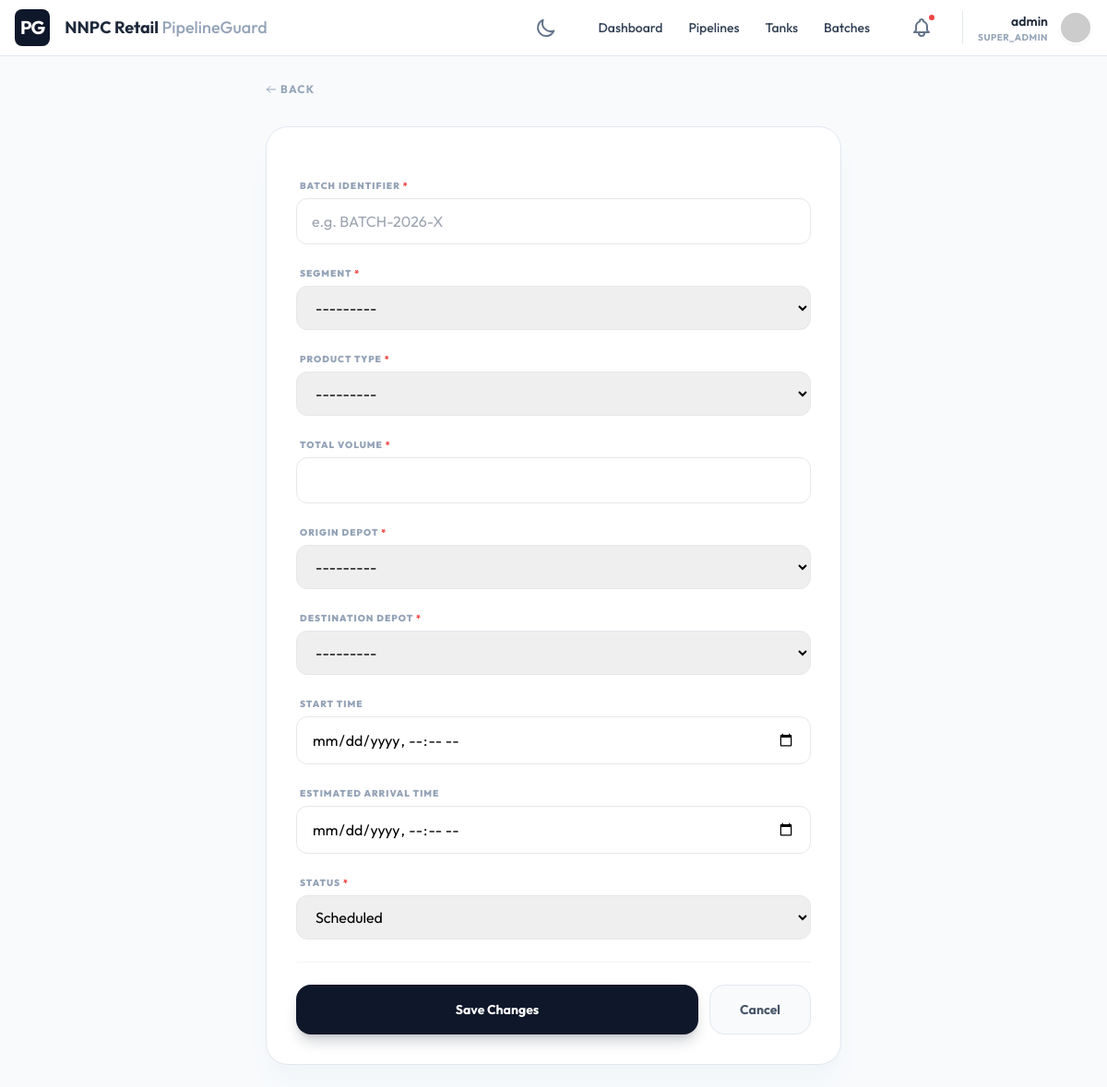
The page /operations/batches/add/ (signed in) on the database its author committed.
### core/models.py (models this page shows, shortened)
class Tenant(models.Model):
    name = models.CharField(max_length=255, unique=True)
    domain_name = models.CharField(max_length=255, unique=True, help_text="e.g., omc1.pipelineguard.com")
    api_key = models.CharField(max_length=64, unique=True, default=generate_api_key, editable=False)
    primary_color = models.CharField(max_length=20, default="#0f172a")
    secondary_color = models.CharField(max_length=20, default="#3b82f6")
    logo = models.ImageField(upload_to="tenant_logos/", null=True, blank=True)
    favicon = models.ImageField(upload_to="tenant_favicons/", null=True, blank=True)
    login_background = models.ImageField(upload_to="tenant_backgrounds/", null=True, blank=True)
    created_at = models.DateTimeField(auto_now_add=True)
    updated_at = models.DateTimeField(auto_now=True)

class User(AbstractUser):
    ROLE_CHOICES = (
        ('SUPER_ADMIN', 'Super Admin'),
        ('TENANT_ADMIN', 'Tenant Admin'),
        ('OPERATOR', 'Operator'),
        ('VIEWER', 'Viewer'),
    )
    tenant = models.ForeignKey(Tenant, on_delete=models.CASCADE, null=True, blank=True, related_name='users')
    role = models.CharField(max_length=20, choices=ROLE_CHOICES, default='VIEWER')
    THEME_CHOICES = (
        ('light', 'Light Mode'),
        ('dark', 'Dark Mode'),
    )
    theme_preference = models.CharField(max_length=10, choices=THEME_CHOICES, default='light')

### operations/views.py (the view)
# urls.py: path('batches/add/', BatchCreateView.as_view(), name='batch_add'),
class BatchCreateView(LoginRequiredMixin, CreateView):
    model = Batch
    form_class = BatchForm
    template_name = 'operations/batch_form.html'
    success_url = reverse_lazy('batch_list')
    def get_form_kwargs(self):
        kwargs = super().get_form_kwargs()
        kwargs['tenant'] = self.request.tenant
        return kwargs

### assets/models.py (called while the page is built)
    def __str__(self):
        return self.name

    def __str__(self):
        return self.name

    def __str__(self):
        return self.name

### core/context_processors.py (called while the page is built, shortened)
def tenant_branding(request):
    tenant = getattr(request, 'tenant', None)
    return {
        'tenant_name': tenant.name,
        'primary_color': tenant.primary_color,
        'secondary_color': tenant.secondary_color,
        'tenant_logo': tenant.logo.url if tenant.logo else None,
        'tenant_favicon': tenant.favicon.url if tenant.favicon else None,
        'tenant_background': tenant.login_background.url if tenant.login_background else None,
    }

### templates/operations/batch_form.html (shortened to what this page needs)
{% extends 'core/form_base.html' %}

### templates/base.html (shortened to what this page needs)
<!DOCTYPE html>
<html lang="en" class="h-full {% if user.theme_preference == 'dark' %}dark{% endif %}">
<head>
    <script src="https://cdn.tailwindcss.com"></script>
    <link rel="stylesheet" href="https://unpkg.com/leaflet@1.9.4/dist/leaflet.css"/>
</head>
<body class="h-full overflow-hidden flex flex-col bg-slate-50 dark:bg-slate-900 transition-colors duration-300"
      hx-headers='{"X-CSRFToken": "{{ csrf_token }}"}'
      x-data="{
        mobileMenuOpen: false,
        darkMode: {% if user.theme_preference == 'dark' %}true{% else %}false{% endif %},
        init() {
            this.$watch('darkMode', val => {
                document.documentElement.classList.toggle('dark', val);
                fetch('{% url 'toggle_theme' %}', {
                    method: 'POST',
                    headers: { 'X-CSRFToken': '{{ csrf_token }}', 'Content-Type': 'application/x-www-form-urlencoded' },
                    body: 'theme=' + (val ? 'dark' : 'light')
                }).then(res => {
                    if (!res.ok) console.error('Failed to sync theme');
                });
            });
            document.documentElement.classList.toggle('dark', this.darkMode);
        }
      }">
    <nav class="bg-white dark:bg-slate-800 border-b border-slate-200 dark:border-slate-700 px-4 py-2.5 flex items-center justify-between z-50 transition-colors">
        <div class="flex items-center gap-4">
            {% if tenant_logo %}
                <img src="{{ tenant_logo }}" alt="{{ tenant_name }}" class="h-8 w-auto">
            {% else %}
                <div class="bg-primary text-white p-1.5 rounded-lg font-bold text-xl uppercase tracking-tighter">PG</div>
            {% endif %}
            <span class="font-bold text-slate-800 dark:text-white text-lg hidden md:block">{{ tenant_name }} <span class="text-slate-400 font-medium">PipelineGuard</span></span>
        </div>
        <div class="flex items-center gap-6">
            <button @click="darkMode = !darkMode"
                    class="p-2 text-slate-500 hover:bg-slate-100 dark:hover:bg-slate-700 rounded-full transition-all ring-inset focus:outline-none focus:ring-2 focus:ring-primary/20">
                <svg x-show="!darkMode" class="w-6 h-6" fill="none" stroke="currentColor" viewBox="0 0 24 24"><path stroke-linecap="round" stroke-linejoin="round" stroke-width="2" d="M20.354 15.354A9 9 0 018.646 3.646 9.003 9.003 0 0012 21a9.003 9.003 0 008.354-5.646z"></path></svg>
            </button>
            <div class="hidden lg:flex items-center gap-1">
                <a href="{% url 'dashboard' %}" class="px-3 py-2 rounded-md text-sm font-medium text-slate-700 dark:text-slate-300 hover:bg-slate-100 dark:hover:bg-slate-700 ">Dashboard</a>
                <a href="{% url 'pipeline_list' %}" class="px-3 py-2 rounded-md text-sm font-medium text-slate-700 dark:text-slate-300 hover:bg-slate-100 dark:hover:bg-slate-700 ">Pipelines</a>
                <a href="{% url 'tank_list' %}" class="px-3 py-2 rounded-md text-sm font-medium text-slate-700 dark:text-slate-300 hover:bg-slate-100 dark:hover:bg-slate-700 ">Tanks</a>
                <a href="{% url 'batch_list' %}" class="px-3 py-2 rounded-md text-sm font-medium text-slate-700 dark:text-slate-300 hover:bg-slate-100 dark:hover:bg-slate-700 ">Batches</a>
            </div>
            <div class="relative" x-data="{ open: false }">
                <a href="{% url 'notification_list' %}" class="p-2 text-slate-500 hover:bg-slate-100 dark:hover:bg-slate-700 rounded-full relative block">
                    <span class="absolute top-1 right-1 w-2.5 h-2.5 bg-red-500 border-2 border-white dark:border-slate-800 rounded-full"></span>
                </a>
            </div>
            <div class="relative flex items-center gap-3 pl-4 border-l border-slate-200 dark:border-slate-700" x-data="{ open: false }">
                <div class="text-right hidden sm:block">
                    <div class="text-sm font-semibold text-slate-800 dark:text-white">{{ user.username }}</div>
                    <div class="text-[10px] uppercase font-bold text-slate-400 tracking-wider">{{ user.role }}</div>
                </div>
                <button @click="open = !open" class="h-9 w-9 bg-slate-200 rounded-full border-2 border-white dark:border-slate-700 overflow-hidden shadow-sm hover:ring-2 hover:ring-primary/20 transition-all">
                    <img src="https://ui-avatars.com/api/?name={{ user.username }}&background=random" alt="User">
                </button>
            </div>
        </div>
    </nav>
    <main class="flex-1 overflow-auto relative">
        {% block content %}{% endblock %}
    </main>
</body>
</html>

### rows shown on the page
Tenant: name "NNPC Retail"
User: username "admin", role "SUPER_ADMIN"

### other values the page prints
{{ field.label }} "BATCH IDENTIFIER" "SEGMENT" "PRODUCT TYPE" "TOTAL VOLUME" "ORIGIN DEPOT" "DESTINATION DEPOT" "START TIME" "ESTIMATED ARRIVAL TIME" "STATUS"
